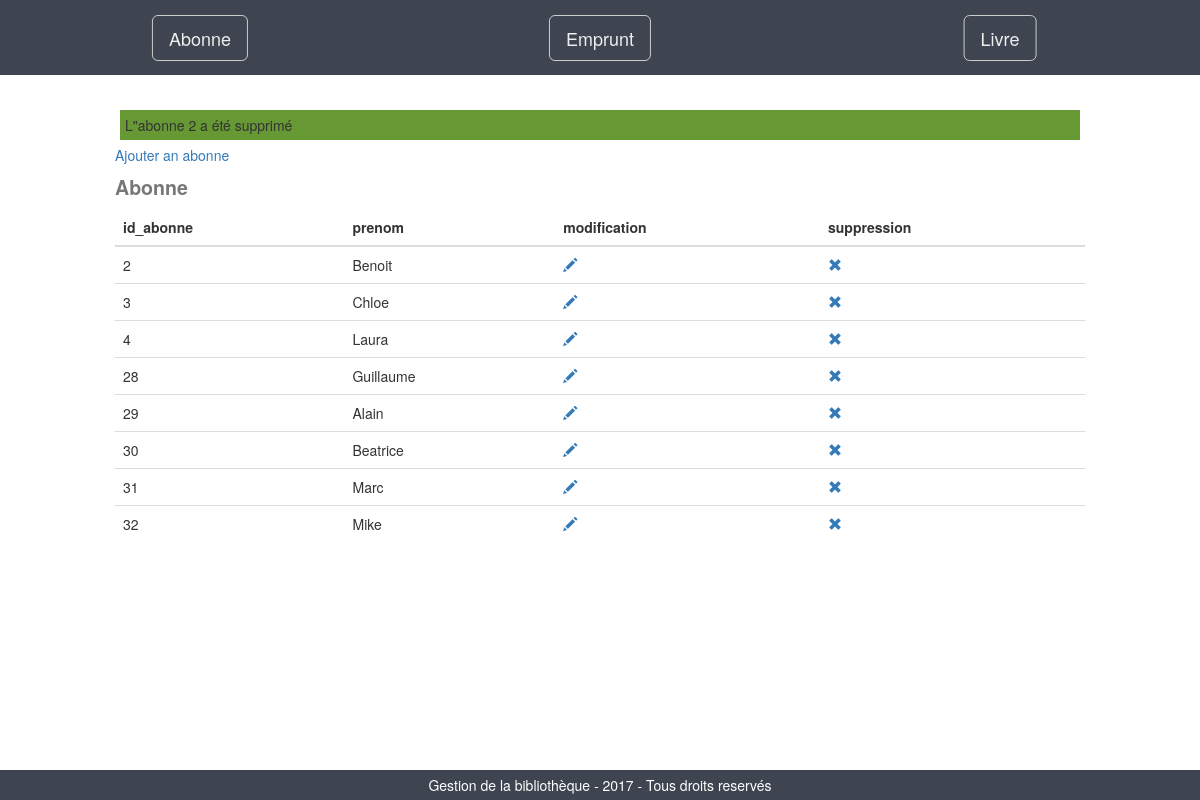
/?action=suppression_abonne&id_abonne=2, run on the app's committed database.
### tables this page shows
CREATE TABLE `abonne` (
  `id_abonne` int(3) NOT NULL AUTO_INCREMENT,
  `prenom` varchar(25) NOT NULL,
  PRIMARY KEY (`id_abonne`)
);

### inc/abonnee.inc.php (the view, shortened to what this page needs)
<?php
if (isset($_GET['action']) && $_GET['action']==='suppression_abonne') {
	$message.="<div class=\"success\">L\"abonne $_GET[id_abonne] a été supprimé</div>";
}
if (isset($_GET['table']) && $_GET['table'] === 'abonne') {
$abonne=$pdo->prepare("SELECT * FROM abonne");
$abonne->execute();
$content.=$message;
$content.= "<table class=\"table table-hover\">";
$content.= "<caption>Abonne</caption>";
$content.= "<a class=\"table-heading\" href=\"?action=ajout_abonne\">Ajouter an abonne</a>";
$content.= '<thead>';
$content.= "<tr>";
for ($i=0; $i<$abonne->columnCount(); $i++) {
	$column=$abonne->getColumnMeta($i);
	$content.= "<th>$column[name]</th>";
}
$content.= "<th>modification</th>";
$content.= "<th>suppression</th>";
$content.= "</tr>";
$content.= '</thead>';
$content.= '<tbody>';
while ($array_abonne=$abonne->fetch(PDO::FETCH_ASSOC)) {
	$content.= "<tr>";
	foreach ($array_abonne as $key => $value) {
	$content.= "<td>$value</td>";
	}
$content.= '<td><a href="?action=modification_abonne&id_abonne='.$array_abonne['id_abonne'].'"><span class="glyphicon glyphicon-pencil"></span></a></td>';
$content.= '<td><a href="?action=suppression_abonne&id_abonne='.$array_abonne['id_abonne'].'"><span class="glyphicon glyphicon-remove"></span></a></td>';
$content.= "</tr>";
}
$content.= '</tbody>';
$content.= "</table>";
}
?>

### css/style.css (style rules this page uses)
html { position:relative; min-height: 100%; }
.success { background: #669933; padding: 5px; margin: 5px; }
.table-heading { display: inline; text-align: center; }
caption { font-size: 1.4em; font-weight: bolder; }

### data on the page
abonne: id_abonne "2", prenom "Benoit"
abonne: id_abonne "3", prenom "Chloe"
abonne: id_abonne "4", prenom "Laura"
abonne: id_abonne "28", prenom "Guillaume"
abonne: id_abonne "29", prenom "Alain"
abonne: id_abonne "30", prenom "Beatrice"
abonne: id_abonne "31", prenom "Marc"
abonne: id_abonne "32", prenom "Mike"

### other printed values
$_GET[id_abonne] "2"
$column[name] "id_abonne"
$column[name] "prenom"
